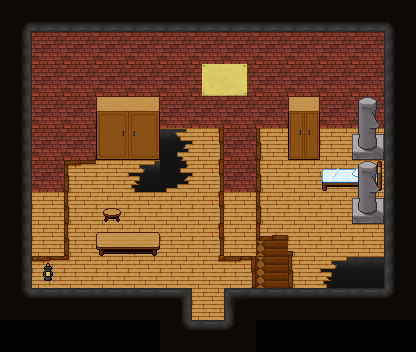

Tiled map render using the project's own tile images. Description and the map definition, with tile-layer contents summarised, below:
An orthogonal 13x11 tile map with 32x32 px tiles, 6 tile layers (Lower 1, Upper 1, Lower 2 (primary), Upper 2, ...), 8 tilesets and 4 objects (teleport, trigger, object, event).

<map height="11" orientation="orthogonal" tileheight="32" tilewidth="32" version="1.0" width="13">
 <properties><property name="blended tiles" value="195,197,198,199,200,202,203,205,207,208,209,210,211,212,213,214,215,216,217,218,219,220,221,222,223,227,229,230,231,235,237,238,239,240,241,242,244,245,246,247,248,249,252,254,255,256,257,258,259,260,261,262,263" />
  <property name="bgm" value="music_haven" />
  <property name="minimap" value="graphic_minimap_l1_f1" />
  <property name="minimap_x1" value="63" />
  <property name="minimap_x2" value="84" />
  <property name="minimap_y1" value="117" />
  <property name="minimap_y2" value="138" />
 </properties>
 <tileset firstgid="1" name="blockboundBrickWall" tileheight="32" tilewidth="32">
  <image height="96" source="tilesets/blockbound/brickwall.png" width="128" />
  <tile id="0">
   <properties>
    <property name="x" value="" />
   </properties>
  </tile>
  <tile id="1">
   <properties>
    <property name="x" value="" />
   </properties>
  </tile>
  <tile id="2">
   <properties>
    <property name="x" value="" />
   </properties>
  </tile>
 </tileset>
 <tileset firstgid="13" name="blockboundBrownRock" tileheight="32" tilewidth="32">
  <image height="224" source="tilesets/blockbound/brownrock.png" trans="8080ff" width="320" />
  <tile id="30">
   <properties>
    <property name="x" value="" />
   </properties>
  </tile>
  <tile id="31">
   <properties>
    <property name="x" value="" />
   </properties>
  </tile>
  <tile id="32">
   <properties>
    <property name="x" value="" />
   </properties>
  </tile>
  <tile id="40">
   <properties>
    <property name="x" value="" />
   </properties>
  </tile>
  <tile id="41">
   <properties>
    <property name="x" value="" />
   </properties>
  </tile>
  <tile id="42">
   <properties>
    <property name="x" value="" />
   </properties>
  </tile>
  <tile id="50">
   <properties>
    <property name="top" value="" />
   </properties>
  </tile>
  <tile id="51">
   <properties>
    <property name="top" value="" />
   </properties>
  </tile>
  <tile id="52">
   <properties>
    <property name="top" value="" />
   </properties>
  </tile>
 </tileset>
 <tileset firstgid="83" name="blockboundRedRug" tileheight="32" tilewidth="32">
  <image height="96" source="tilesets/blockbound/redrug.png" width="96" />
 </tileset>
 <tileset firstgid="92" name="blockboundStoneFloor" tileheight="32" tilewidth="32">
  <image height="320" source="tilesets/blockbound/stonefloor.PNG" trans="8080ff" width="320" />
  <tile id="30">
   <properties>
    <property name="x" value="" />
   </properties>
  </tile>
  <tile id="31">
   <properties>
    <property name="x" value="" />
   </properties>
  </tile>
  <tile id="32">
   <properties>
    <property name="x" value="" />
   </properties>
  </tile>
  <tile id="40">
   <properties>
    <property name="x" value="" />
   </properties>
  </tile>
  <tile id="41">
   <properties>
    <property name="x" value="" />
   </properties>
  </tile>
  <tile id="42">
   <properties>
    <property name="x" value="" />
   </properties>
  </tile>
  <tile id="60">
   <properties>
    <property name="top" value="" />
   </properties>
  </tile>
  <tile id="61">
   <properties>
    <property name="top" value="" />
   </properties>
  </tile>
  <tile id="62">
   <properties>
    <property name="top" value="" />
   </properties>
  </tile>
 </tileset>
 <tileset firstgid="192" name="blockboundUpper" tileheight="32" tilewidth="32">
  <image height="288" source="tilesets/blockbound/upper.png" trans="8080ff" width="256" />
  <tile id="0">
   <properties>
    <property name="x" value="" />
   </properties>
  </tile>
  <tile id="1">
   <properties>
    <property name="x" value="" />
   </properties>
  </tile>
  <tile id="2">
   <properties>
    <property name="x" value="" />
   </properties>
  </tile>
  <tile id="3">
   <properties>
    <property name="x" value="" />
   </properties>
  </tile>
  <tile id="4">
   <properties>
    <property name="x" value="" />
   </properties>
  </tile>
  <tile id="8">
   <properties>
    <property name="x" value="" />
   </properties>
  </tile>
  <tile id="9">
   <properties>
    <property name="x" value="" />
   </properties>
  </tile>
  <tile id="10">
   <properties>
    <property name="x" value="" />
   </properties>
  </tile>
  <tile id="11">
   <properties>
    <property name="x" value="" />
   </properties>
  </tile>
  <tile id="12">
   <properties>
    <property name="x" value="" />
   </properties>
  </tile>
  <tile id="16">
   <properties>
    <property name="x" value="" />
   </properties>
  </tile>
  <tile id="17">
   <properties>
    <property name="x" value="" />
   </properties>
  </tile>
  <tile id="18">
   <properties>
    <property name="x" value="" />
   </properties>
  </tile>
  <tile id="24">
   <properties>
    <property name="x" value="" />
   </properties>
  </tile>
  <tile id="25">
   <properties>
    <property name="x" value="" />
   </properties>
  </tile>
  <tile id="26">
   <properties>
    <property name="x" value="" />
   </properties>
  </tile>
  <tile id="27">
   <properties>
    <property name="x" value="" />
   </properties>
  </tile>
  <tile id="28">
   <properties>
    <property name="x" value="" />
   </properties>
  </tile>
  <tile id="32">
   <properties>
    <property name="x" value="" />
   </properties>
  </tile>
  <tile id="33">
   <properties>
    <property name="x" value="" />
   </properties>
  </tile>
  <tile id="34">
   <properties>
    <property name="x" value="" />
   </properties>
  </tile>
  <tile id="35">
   <properties>
    <property name="x" value="" />
   </properties>
  </tile>
  <tile id="36">
   <properties>
    <property name="x" value="" />
   </properties>
  </tile>
  <tile id="39">
   <properties>
    <property name="x" value="" />
   </properties>
  </tile>
  <tile id="40">
   <properties>
    <property name="x" value="" />
   </properties>
  </tile>
  <tile id="41">
   <properties>
    <property name="x" value="" />
   </properties>
  </tile>
  <tile id="42">
   <properties>
    <property name="x" value="" />
   </properties>
  </tile>
  <tile id="43">
   <properties>
    <property name="x" value="" />
   </properties>
  </tile>
  <tile id="44">
   <properties>
    <property name="x" value="" />
   </properties>
  </tile>
  <tile id="45">
   <properties>
    <property name="x" value="" />
   </properties>
  </tile>
  <tile id="46">
   <properties>
    <property name="x" value="" />
   </properties>
  </tile>
  <tile id="47">
   <properties>
    <property name="x" value="" />
   </properties>
  </tile>
 </tileset>
 <tileset firstgid="264" name="blockboundWoodFloor" tileheight="32" tilewidth="32">
  <image height="320" source="tilesets/blockbound/woodfloor.png" trans="8080ff" width="320" />
  <tile id="30">
   <properties>
    <property name="x" value="" />
   </properties>
  </tile>
  <tile id="31">
   <properties>
    <property name="x" value="" />
   </properties>
  </tile>
  <tile id="32">
   <properties>
    <property name="x" value="" />
   </properties>
  </tile>
  <tile id="40">
   <properties>
    <property name="x" value="" />
   </properties>
  </tile>
  <tile id="41">
   <properties>
    <property name="x" value="" />
   </properties>
  </tile>
  <tile id="42">
   <properties>
    <property name="x" value="" />
   </properties>
  </tile>
  <tile id="50">
   <properties>
    <property name="x" value="" />
   </properties>
  </tile>
  <tile id="51">
   <properties>
    <property name="x" value="" />
   </properties>
  </tile>
  <tile id="52">
   <properties>
    <property name="x" value="" />
   </properties>
  </tile>
  <tile id="60">
   <properties>
    <property name="top" value="" />
   </properties>
  </tile>
  <tile id="61">
   <properties>
    <property name="top" value="" />
   </properties>
  </tile>
  <tile id="62">
   <properties>
    <property name="top" value="" />
   </properties>
  </tile>
  <tile id="70">
   <properties>
    <property name="hole" value="" />
   </properties>
  </tile>
  <tile id="71">
   <properties>
    <property name="hole" value="" />
   </properties>
  </tile>
  <tile id="72">
   <properties>
    <property name="hole" value="" />
   </properties>
  </tile>
  <tile id="73">
   <properties>
    <property name="hole" value="" />
   </properties>
  </tile>
  <tile id="74">
   <properties>
    <property name="hole" value="" />
   </properties>
  </tile>
  <tile id="75">
   <properties>
    <property name="hole" value="" />
   </properties>
  </tile>
  <tile id="76">
   <properties>
    <property name="hole" value="" />
   </properties>
  </tile>
  <tile id="77">
   <properties>
    <property name="hole" value="" />
   </properties>
  </tile>
  <tile id="80">
   <properties>
    <property name="hole" value="" />
   </properties>
  </tile>
  <tile id="81">
   <properties>
    <property name="hole" value="" />
   </properties>
  </tile>
  <tile id="82">
   <properties>
    <property name="hole" value="" />
   </properties>
  </tile>
  <tile id="83">
   <properties>
    <property name="hole" value="" />
   </properties>
  </tile>
  <tile id="84">
   <properties>
    <property name="hole" value="" />
   </properties>
  </tile>
  <tile id="85">
   <properties>
    <property name="hole" value="" />
   </properties>
  </tile>
  <tile id="86">
   <properties>
    <property name="hole" value="" />
   </properties>
  </tile>
  <tile id="87">
   <properties>
    <property name="hole" value="" />
   </properties>
  </tile>
  <tile id="90">
   <properties>
    <property name="hole" value="" />
   </properties>
  </tile>
  <tile id="91">
   <properties>
    <property name="hole" value="" />
   </properties>
  </tile>
  <tile id="92">
   <properties>
    <property name="hole" value="" />
   </properties>
  </tile>
  <tile id="93">
   <properties>
    <property name="hole" value="" />
   </properties>
  </tile>
  <tile id="94">
   <properties>
    <property name="hole" value="" />
   </properties>
  </tile>
  <tile id="95">
   <properties>
    <property name="hole" value="" />
   </properties>
  </tile>
  <tile id="96">
   <properties>
    <property name="hole" value="" />
   </properties>
  </tile>
 </tileset>
 <tileset firstgid="364" name="blockboundCeiling" tileheight="32" tilewidth="32">
  <image height="96" source="tilesets/blockbound/ceiling.png" trans="8080ff" width="160" />
  <tile id="0">
   <properties>
    <property name="x" value="" />
   </properties>
  </tile>
  <tile id="1">
   <properties>
    <property name="x" value="" />
   </properties>
  </tile>
  <tile id="2">
   <properties>
    <property name="x" value="" />
   </properties>
  </tile>
  <tile id="3">
   <properties>
    <property name="x" value="" />
   </properties>
  </tile>
  <tile id="4">
   <properties>
    <property name="x" value="" />
   </properties>
  </tile>
  <tile id="5">
   <properties>
    <property name="x" value="" />
   </properties>
  </tile>
  <tile id="6">
   <properties>
    <property name="x" value="" />
   </properties>
  </tile>
  <tile id="7">
   <properties>
    <property name="x" value="" />
   </properties>
  </tile>
  <tile id="8">
   <properties>
    <property name="x" value="" />
   </properties>
  </tile>
  <tile id="9">
   <properties>
    <property name="x" value="" />
   </properties>
  </tile>
  <tile id="10">
   <properties>
    <property name="x" value="" />
   </properties>
  </tile>
  <tile id="11">
   <properties>
    <property name="x" value="" />
   </properties>
  </tile>
  <tile id="12">
   <properties>
    <property name="x" value="" />
   </properties>
  </tile>
  <tile id="13">
   <properties>
    <property name="x" value="" />
   </properties>
  </tile>
  <tile id="14">
   <properties>
    <property name="x" value="" />
   </properties>
  </tile>
 </tileset>
 <tileset firstgid="379" name="blockboundQuarryCeiling" tileheight="32" tilewidth="32">
  <image height="96" source="tilesets/blockbound/quarryroof.png" trans="8080ff" width="160" />
  <tile id="0">
   <properties>
    <property name="x" value="" />
   </properties>
  </tile>
  <tile id="2">
   <properties>
    <property name="x" value="" />
   </properties>
  </tile>
  <tile id="3">
   <properties>
    <property name="x" value="" />
   </properties>
  </tile>
  <tile id="4">
   <properties>
    <property name="x" value="" />
   </properties>
  </tile>
  <tile id="5">
   <properties>
    <property name="x" value="" />
   </properties>
  </tile>
  <tile id="6">
   <properties>
    <property name="x" value="" />
   </properties>
  </tile>
  <tile id="7">
   <properties>
    <property name="x" value="" />
   </properties>
  </tile>
  <tile id="9">
   <properties>
    <property name="x" value="" />
   </properties>
  </tile>
  <tile id="10">
   <properties>
    <property name="x" value="" />
   </properties>
  </tile>
  <tile id="11">
   <properties>
    <property name="x" value="" />
   </properties>
  </tile>
  <tile id="12">
   <properties>
    <property name="x" value="" />
   </properties>
  </tile>
  <tile id="13">
   <properties>
    <property name="x" value="" />
   </properties>
  </tile>
  <tile id="14">
   <properties>
    <property name="x" value="" />
   </properties>
  </tile>
 </tileset>
 <layer height="11" name="Lower 1" width="13">
  <properties>
   <property name="layer" value="8" />
   <property name="z" value="0" />
  <property name="layer" value="8" /></properties>
  <data>[143 cells, 133 non-empty, 14 distinct tile ids]</data>
 </layer>
 <layer height="11" name="Upper 1" width="13">
  <properties>
   <property name="layer" value="7" />
   <property name="z" value=".5" />
  <property name="layer" value="7" /></properties>
  <data>[143 cells, 2 non-empty, 2 distinct tile ids]</data>
 </layer>
 <objectgroup height="11" name="Event 1" width="13">
  <properties>
   <property name="layer" value="6" />
   <property name="z" value=".5" />
  <property name="layer" value="6" /></properties>
 </objectgroup>
 <layer height="11" name="Lower 2 (primary)" width="13">
  <properties>
   <property name="layer" value="5" />
   <property name="z" value="1" />
  <property name="layer" value="5" /></properties>
  <data>[143 cells, 123 non-empty, 25 distinct tile ids]</data>
 </layer>
 <layer height="11" name="Upper 2" width="13">
  <properties>
   <property name="layer" value="4" />
   <property name="z" value="1.5" />
  <property name="layer" value="4" /></properties>
  <data>[143 cells, 17 non-empty, 16 distinct tile ids]</data>
 </layer>
 <objectgroup height="11" name="Event 2" width="13">
  <properties>
   <property name="layer" value="3" />
   <property name="z" value="1.5" />
  <property name="layer" value="3" /></properties>
  <object height="16" name="Teleport" type="teleport" width="32" x="192" y="304">
   <properties>
    <property name="id" value="map_havenWestHall" />
    <property name="targetZ" value="0" />
    <property name="x" value="3" />
    <property name="y" value="4" />
   </properties>
  </object>
  <object height="32" name="Trigger" type="trigger" width="32" x="0" y="0">
   <properties>
    <property name="auto" value="" />
    <property name="id" value="scene_event_room_chloe" />
   </properties>
  </object>
  <object height="32" name="Treasure Chest" type="object" width="32" x="320" y="192">
   <properties>
    <property name="id" value="chest" />
    <property name="item" value="Earrings" />
    <property name="scene" value="scene_event_earrings" />
   </properties>
  </object>
  <object height="32" name="Widget" type="event" width="32" x="128" y="192">
   <properties>
    <property name="key" value="enemy_widget" />
    <property name="switch" value="intro_done" />
   </properties>
  </object>
 </objectgroup>
 <layer height="11" name="Lower 3" width="13">
  <properties>
   <property name="layer" value="2" />
   <property name="z" value="2" />
  <property name="layer" value="2" /></properties>
  <data>[143 cells, 0 non-empty, 0 distinct tile ids]</data>
 </layer>
 <layer height="11" name="Upper 3" width="13">
  <properties>
   <property name="layer" value="1" />
   <property name="z" value="2.5" />
  <property name="layer" value="1" /></properties>
  <data>[143 cells, 1 non-empty, 1 distinct tile ids]</data>
 </layer>
 <objectgroup height="11" name="Event 3" width="13">
  <properties>
   <property name="layer" value="0" />
   <property name="z" value="2.5" />
  <property name="layer" value="0" /></properties>
 </objectgroup>
</map>
